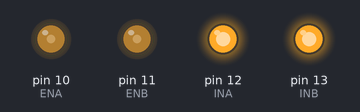
Bench run of a sketch on a simulated Arduino Uno, built with avr-gcc and run on an emulated ATmega328P. Parts: output pins drawn as LEDs (lit = HIGH).

Above: at 0.1 s.
Timing chart, 0 to 1.6 s (numbered marks = the images above):
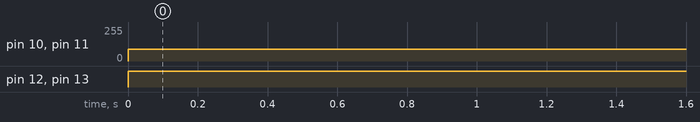

Measured:
- by itself, pin 10 (ENA), pin 11 (ENB): 0/255 → 90/255 at 0.00 s
- by itself, pin 12 (INA), pin 13 (INB): LOW → HIGH at 0.00 s

The sketch:

RC_IoT_BatteryTest.ino
```cpp
// 모터 관련 전역변수
int const ENA = 10; // Speed
int const INA = 12; // Direction
int const ENB = 11;
int const INB = 13;
int r_speed = 90;
int l_speed = 90;

void setup() {
  //모터 핀 세팅
  pinMode(ENA, OUTPUT);
  pinMode(ENB, OUTPUT);
  pinMode(INA, OUTPUT);
  pinMode(INB, OUTPUT);
}

void loop() {
    /*---------- 모터 시계방향 회전 -------------*/
    digitalWrite(INA, HIGH);
    digitalWrite(INB, HIGH);
    analogWrite(ENA, r_speed);
    analogWrite(ENB, l_speed);
}
```
